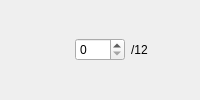
         <widget class="QWidget" name="widget_21" native="true">
          <layout class="QHBoxLayout" name="horizontalLayout_21">
           <property name="leftMargin">
            <number>0</number>
           </property>
           <property name="topMargin">
            <number>0</number>
           </property>
           <property name="rightMargin">
            <number>0</number>
           </property>
           <property name="bottomMargin">
            <number>0</number>
           </property>
           <item>
            <widget class="QLabel" name="label_21">
             <property name="maximumSize">
              <size>
               <width>75</width>
               <height>75</height>
              </size>
             </property>
             <property name="toolTip">
              <string>#825286_#EFABDD</string>
             </property>
             <property name="text">
              <string/>
             </property>
             <property name="pixmap">
              <pixmap resource="resource.qrc">:/pairs/pairs/#825286_#EFABDD.png</pixmap>
             </property>
             <property name="scaledContents">
              <bool>true</bool>
             </property>
            </widget>
           </item>
           <item>
            <widget class="QSpinBox" name="spinBox_21">
             <property name="maximumSize">
              <size>
               <width>50</width>
               <height>16777215</height>
              </size>
             </property>
             <property name="minimum">
              <number>0</number>
             </property>
             <property name="maximum">
              <number>12</number>
             </property>
            </widget>
           </item>
           <item>
            <widget class="QLabel" name="label_21_2">
             <property name="text">
              <string>/12</string>
             </property>
            </widget>
           </item>
          </layout>
         </widget>
